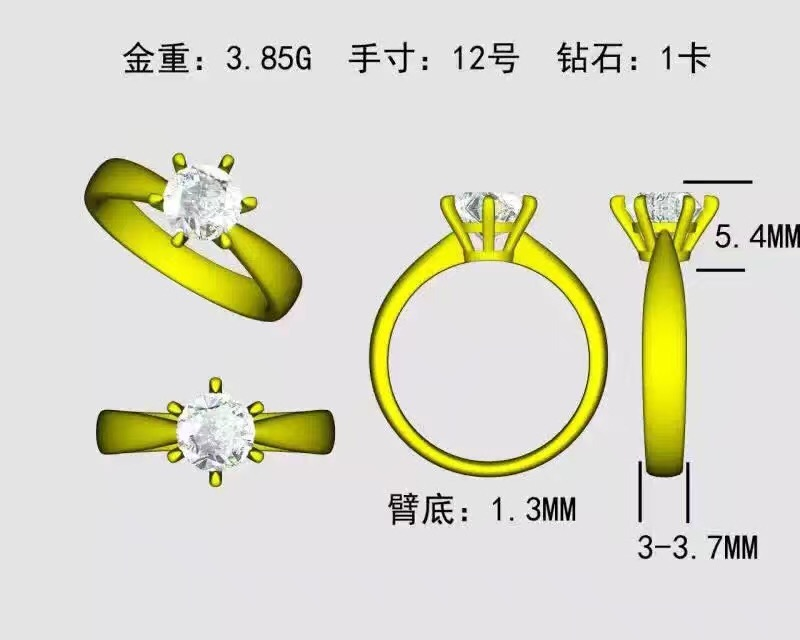
#> input picture python学习引导/IMG.JPG, 800 x 640 px
$ python demo.py IMG.JPG
#> lines starting #> are read from the running program, lines starting #| are printed output that depends on the picture
from PIL import Image
import sys

def pi_to_char(pi):
    chars = [' ',',','1','n','*','#','@','M']
    for k in range(0,8):
        if pi < (k+1)*32:
            return chars[7-k]
            break

def write_file(file_name,data):
    f = open(file_name + '.txt','w')
    for d in data:
        print(d,file = f)
    f.close()

def chars_image(num):
    image_name = sys.argv[num]
    img = Image.open(image_name)
    img = img.convert('L')
    w,h = img.size
    if w>100:
        h = int((100/w)*h/2)
        w = 100
    img = img.resize((w,h))
    chars = [' ',',','1','n','*','#','@','M']
    data = []
    for i in range(0,h):
        line = ""
        for j in range(0,w):
            pi = img.getpixel((j,i))
            line += pi_to_char(pi)
        data.append(line)
    write_file(image_name,data)
    img.close
    print(image_name + '完成')

if __name__ == "__main__":
    i = 0
    for arg in sys.argv:
        i += 1
    if i < 2:
        print('请输入参数')
        exit()
    while i > 1:
        i -= 1
        chars_image(i)
#> in chars_image, img is the input picture: PIL image 800x640 RGB; mean R, G, B 219.4, 218.7, 203.8
#> in chars_image, `img = img.convert('L')`:
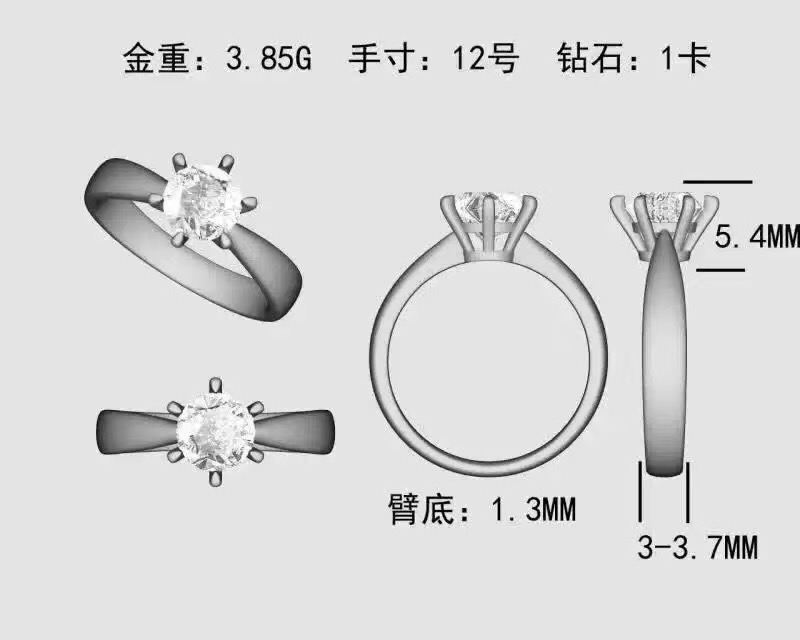
#> img: PIL image 800x640 L; min 0, max 255, mean 217.2
#> in chars_image, `img = img.resize((w,h))`:
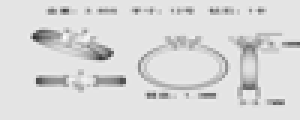
#> img: PIL image 100x40 L (shown 3 times larger); min 48, max 252, mean 217.2
#> the loop in write_file, `for d in data:` made 40 passes
